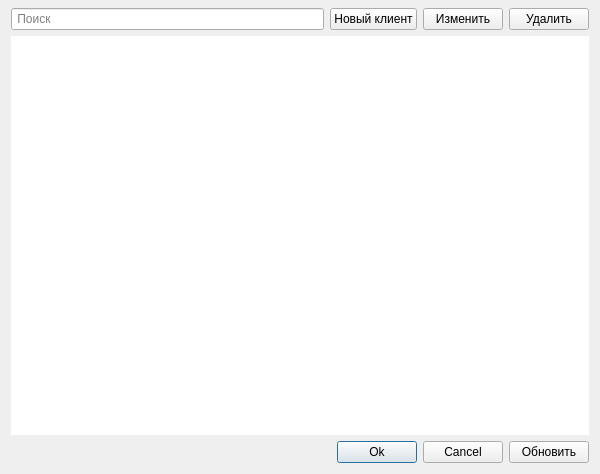
<?xml version="1.0" encoding="UTF-8"?>
<ui version="4.0">
 <class>ClientSelectDialog</class>
 <widget class="QDialog" name="ClientSelectDialog">
  <property name="windowModality">
   <enum>Qt::NonModal</enum>
  </property>
  <property name="geometry">
   <rect>
    <x>0</x>
    <y>0</y>
    <width>600</width>
    <height>474</height>
   </rect>
  </property>
  <property name="maximumSize">
   <size>
    <width>16777215</width>
    <height>16777215</height>
   </size>
  </property>
  <property name="windowTitle">
   <string>Выбор клиента</string>
  </property>
  <property name="windowIcon">
   <iconset resource="images/resources.qrc">
    <normaloff>:/images/Icon.png</normaloff>:/images/Icon.png</iconset>
  </property>
  <layout class="QVBoxLayout" name="verticalLayout">
   <property name="topMargin">
    <number>8</number>
   </property>
   <item>
    <layout class="QHBoxLayout" name="horizontalLayout_2">
     <item>
      <widget class="QLineEdit" name="clientsFilter">
       <property name="placeholderText">
        <string> Поиск</string>
       </property>
       <property name="clearButtonEnabled">
        <bool>true</bool>
       </property>
      </widget>
     </item>
     <item>
      <widget class="QPushButton" name="newClientButton">
       <property name="focusPolicy">
        <enum>Qt::NoFocus</enum>
       </property>
       <property name="text">
        <string>Новый клиент</string>
       </property>
      </widget>
     </item>
     <item>
      <widget class="QPushButton" name="editClientButton">
       <property name="focusPolicy">
        <enum>Qt::NoFocus</enum>
       </property>
       <property name="text">
        <string>Изменить</string>
       </property>
      </widget>
     </item>
     <item>
      <widget class="QPushButton" name="delClientButton">
       <property name="focusPolicy">
        <enum>Qt::NoFocus</enum>
       </property>
       <property name="text">
        <string>Удалить</string>
       </property>
      </widget>
     </item>
    </layout>
   </item>
   <item>
    <widget class="QTableView" name="tableView">
     <property name="sizePolicy">
      <sizepolicy hsizetype="Expanding" vsizetype="Expanding">
       <horstretch>0</horstretch>
       <verstretch>0</verstretch>
      </sizepolicy>
     </property>
     <property name="focusPolicy">
      <enum>Qt::StrongFocus</enum>
     </property>
     <property name="frameShape">
      <enum>QFrame::NoFrame</enum>
     </property>
     <property name="frameShadow">
      <enum>QFrame::Plain</enum>
     </property>
     <property name="editTriggers">
      <set>QAbstractItemView::NoEditTriggers</set>
     </property>
     <property name="tabKeyNavigation">
      <bool>false</bool>
     </property>
     <property name="alternatingRowColors">
      <bool>true</bool>
     </property>
     <property name="selectionMode">
      <enum>QAbstractItemView::SingleSelection</enum>
     </property>
     <property name="selectionBehavior">
      <enum>QAbstractItemView::SelectRows</enum>
     </property>
     <property name="showGrid">
      <bool>false</bool>
     </property>
     <property name="sortingEnabled">
      <bool>true</bool>
     </property>
     <attribute name="horizontalHeaderStretchLastSection">
      <bool>true</bool>
     </attribute>
     <attribute name="verticalHeaderVisible">
      <bool>false</bool>
     </attribute>
     <attribute name="verticalHeaderDefaultSectionSize">
      <number>25</number>
     </attribute>
    </widget>
   </item>
   <item>
    <layout class="QHBoxLayout" name="horizontalLayout">
     <item>
      <spacer name="horizontalSpacer">
       <property name="orientation">
        <enum>Qt::Horizontal</enum>
       </property>
       <property name="sizeHint" stdset="0">
        <size>
         <width>40</width>
         <height>20</height>
        </size>
       </property>
      </spacer>
     </item>
     <item>
      <widget class="QPushButton" name="okButton">
       <property name="text">
        <string>Ok</string>
       </property>
      </widget>
     </item>
     <item>
      <widget class="QPushButton" name="cancelButton">
       <property name="text">
        <string>Cancel</string>
       </property>
      </widget>
     </item>
     <item>
      <widget class="QPushButton" name="refreshButton">
       <property name="sizePolicy">
        <sizepolicy hsizetype="Minimum" vsizetype="Fixed">
         <horstretch>0</horstretch>
         <verstretch>0</verstretch>
        </sizepolicy>
       </property>
       <property name="text">
        <string>Обновить</string>
       </property>
      </widget>
     </item>
    </layout>
   </item>
  </layout>
 </widget>
 <tabstops>
  <tabstop>clientsFilter</tabstop>
  <tabstop>tableView</tabstop>
  <tabstop>okButton</tabstop>
  <tabstop>cancelButton</tabstop>
 </tabstops>
 <resources>
  <include location="images/resources.qrc"/>
 </resources>
 <connections/>
</ui>
